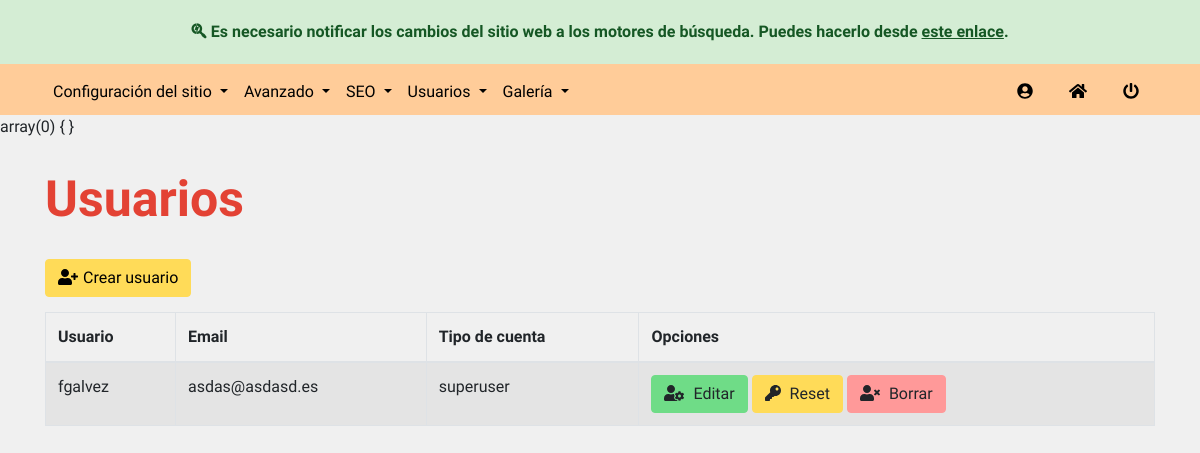
The page /dashboard?page=manage-users (signed in) on the database as committed earlier.
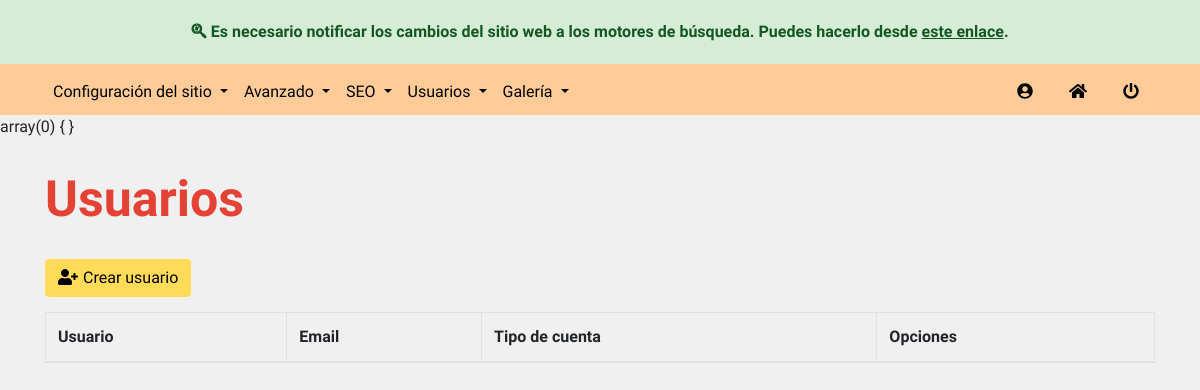
The same page on the database as committed later.
### tables this page shows
CREATE TABLE `users` (
  `id` int(4) NOT NULL,
  `username` varchar(255) DEFAULT NULL,
  `email` varchar(255) DEFAULT NULL,
  `passwd` varchar(255) NOT NULL,
  `firstname` varchar(255) DEFAULT NULL,
  `surname` varchar(255) DEFAULT NULL,
  `account_type` int(4) DEFAULT NULL,
  `account_enabled` tinyint(1) DEFAULT 1,
  `passwd_reset` tinyint(1) DEFAULT 0
);

CREATE TABLE `user_roles` (
  `id` int(4) NOT NULL,
  `role` varchar(50) NOT NULL,
  `permissions` bit(8) NOT NULL
);

### public_html/scripts/get_uri.php (called while the page is built, shortened)
<?php
    function GetBaseUri() {
        return (isset($_SERVER['HTTPS']) && $_SERVER['HTTPS'] === 'on' ? "https" : "http") . "://$_SERVER[HTTP_HOST]";
    }
?>

### connection.php (called while the page is built)
<?php
    $DSN = 'mysql:dbname=vigal;host=127.0.0.1;charset=utf8mb4';
    $DB_user = 'root';
    $DB_pass = '';
?>

### public_html/scripts/get_site_settings.php (called while the page is built, shortened)
<?php
    require_once $_SERVER["DOCUMENT_ROOT"]."/dashboard/scripts/check_url_direct_access.php";
    require_once $_SERVER["DOCUMENT_ROOT"].'/dashboard/scripts/database_connection.php';
    function getSiteSettings() {
        $conn = new DatabaseConnection();
        $res = $conn->query("select * from company_info");
        $res[8]["value_info"] = json_decode($res[8]["value_info"], true);
        $res[4]["value_info"] = json_decode($res[4]["value_info"], true);
        return $res;
    }
?>

### public_html/dashboard/scripts/database_connection.php (called while the page is built, shortened)
<?php
    class DatabaseConnection {
        function __construct() {
            require dirname($_SERVER["DOCUMENT_ROOT"], 1).'/connection.php';
            try {
                $this->conn = new PDO($DSN, $DB_user, $DB_pass);
            } catch (PDOException $e) {
                echo 'Connection error: ' . $e->getMessage();
            }
        }
        public function query($sql) {
            $res = array();
            $aux = $this->conn->query($sql);
            if (gettype($aux) == "object") {
                while ($rows = $aux->fetch(PDO::FETCH_ASSOC)) {
                    array_push($res, $rows);
                }
                return $res;
            } else {
                $this->num_rows = 0;
                return $aux;
            }
        }
    }
?>

### public_html/dashboard/scripts/check_permissions.php (called while the page is built, shortened)
<?php
    require_once $_SERVER["DOCUMENT_ROOT"]."/dashboard/scripts/check_url_direct_access.php";
    require_once $_SERVER["DOCUMENT_ROOT"].'/dashboard/scripts/database_connection.php';
    function HasPermission($permName) {
        $conn = new DatabaseConnection();
        $permissions = array
            (
              "manage_advancedSettings" =>  "10000000",
              "manage_gallery" =>  "01000000",
              "manage_companySettings" =>  "00100000",
              "manage_services" =>  "00010000",
              "manage_users" =>  "00001000",
              "manage_siteSettings" =>  "00000100",
              "manage_seoSettings" => "00000010",
              "standard_user" =>  "00000001"
            );
        $userPerm = 1;
        if ($permName != "no_user") {
            $sql = "select permissions from user_roles inner join users on users.account_type = user_roles.id where users.id = '".$_SESSION["userid"]."'";
            $res = $conn->query($sql);
            $userPerm = $res[0]["permissions"];
            return (($userPerm & bindec($permissions[$permName])) == bindec($permissions[$permName])) ? true : false;
        }
        return $userPerm;
    }
?>

### public_html/dashboard/index.php (the view, shortened to what this page needs)
<?php
    require_once $_SERVER["DOCUMENT_ROOT"]."/dashboard/scripts/check_permissions.php";
    require_once $_SERVER["DOCUMENT_ROOT"]."/dashboard/scripts/database_connection.php";
    require_once $_SERVER["DOCUMENT_ROOT"]."/scripts/get_uri.php";
    require_once $_SERVER["DOCUMENT_ROOT"]."/scripts/get_site_settings.php";
    $site_settings = getSiteSettings();
    $page = "";
    switch($_GET['page']) {
        case 'manage-users':
            $page = '/dashboard/admin/users/pages/manage_users.php';
            break;
    }
?>
<!DOCTYPE html>
<html>
<head>
    <link rel="stylesheet" href="<?=GetBaseUri()?>/includes/bootstrap/css/bootstrap.min.css">
    <link rel="stylesheet" href="<?=GetBaseUri()?>/includes/fonts/fontawesome-all.min.css">
    <link rel="stylesheet" href="<?=GetBaseUri()?>/includes/css/gallery.css">
    <link rel="stylesheet" href="<?=GetBaseUri()?>/includes/css/styles.css">
    <link rel="stylesheet" href="<?=GetBaseUri()?>/includes/summernote/summernote-bs4.min.css" />
</head>
<body class="d-flex">
    <?php
    if ($site_settings[13]["value_info"] == "true" && HasPermission("manage_seoSettings")) {
        include $_SERVER["DOCUMENT_ROOT"]."/snippets/seo_message.php";
    }
    ?>
    <nav class="nav-solid navbar navbar-expand-lg navigation-clean">
        <div class="container">
            <div class="collapse navbar-collapse" id="navcol-1">
                <ul class="navbar-nav mr-auto mt-2 mt-lg-0">
                    <?php if (HasPermission("manage_siteSettings")): ?>
                        <li class="nav-item dropdown">
                            <a data-toggle="dropdown" class="dropdown-toggle nav-link" href="#">
                                Configuración del sitio
                            </a>
                        </li>
                        <?php if (HasPermission("manage_advancedSettings")): ?>
                        <li class="nav-item dropdown">
                            <a data-toggle="dropdown" class="dropdown-toggle nav-link" href="#">
                                Avanzado
                            </a>
                        </li>
                        <?php endif; ?>
                    <?php endif; ?>
                    <?php if (HasPermission("manage_seoSettings")): ?>
                        <li class="nav-item dropdown">
                            <a data-toggle="dropdown" class="dropdown-toggle nav-link" href="#">
                                SEO
                            </a>
                        </li>
                        <?php if (HasPermission("manage_users")): ?>
                        <li class="nav-item dropdown">
                            <a data-toggle="dropdown" class="dropdown-toggle nav-link" href="#">
                                Usuarios
                            </a>
                        </li>
                        <?php endif; ?>
                    <?php endif; ?>
                    <li class='nav-item dropdown'>
                        <a data-toggle='dropdown' class='dropdown-toggle nav-link' href='#'>
                            Galería
                        </a>
                    </li>
                </ul>
                <div style="display: block;">
                    <a class="nav-link" href="<?=GetBaseUri()?>/dashboard?page=user-profile"><i class="fas fa-user-circle"></i></a>
                    <a class="nav-link" href="<?=GetBaseUri()?>"><i class="fas fa-home"></i></a>
                    <a class="nav-link" href="<?=GetBaseUri()?>/scripts/logout.php"><i class="fas fa-power-off"></i></a>
        </nav>
        <div class="wrapper">
        <div id="content">
            <div>
                <?php include $_SERVER["DOCUMENT_ROOT"].$page?>
            </div>
</body>
</html>

### public_html/snippets/seo_message.php (shortened to what this page needs)
<div class="seo-warning">
<i class="i-margin fab fa-searchengin"></i>Es necesario notificar los cambios del sitio web a los motores de búsqueda. Puedes hacerlo desde <a href="<?=GetBaseUri()."/dashboard?page=seo-notify"?>"><u>este enlace</u></a>.
</div>

### public_html/dashboard/admin/users/pages/manage_users.php (shortened to what this page needs)
<?php
    require_once $_SERVER["DOCUMENT_ROOT"].'/dashboard/scripts/check_permissions.php';
    $users = array();
    echo var_dump($users);
    if ($_SESSION["account_type"] != "superuser") {
        $sql = "select users.id, username, email, role from users inner join user_roles on users.account_type = user_roles.id where role != 'superuser'";
    } else {
        $sql = "select users.id, username, email, role from users inner join user_roles on users.account_type = user_roles.id";
    }
    if ($res = $conn->query($sql)) {
      foreach ($res as $item) {
        array_push($users, array (
            "id" => $item["id"],
            "username" => $item["username"],
            "email" => $item["email"],
            "account_type" => $item["role"]
        ));
      }
    }
?>
</div>
</div>
<div class="container settings-container">
    <h1 class="title">Usuarios</h1>
    <button type="button" id="create-user" class="btn my-button" style="margin-bottom: 15px;"><i class="i-margin fas fa-user-plus"></i>Crear usuario</button>
  <?php if (count($users) > 0): ?>
    <div class="table-responsive">
        <table id="example" class="table table-striped table-bordered" cellspacing="0" width="100%">
            <thead>
                <tr>
                    <th>Usuario</th>
                    <th>Email</th>
                    <th>Tipo de cuenta</th>
                    <th>Opciones</th>
                </tr>
            </thead>
            <tbody>
                <?php
                foreach ($users as $item) {
                    if ($_SESSION["userid"] != $item["id"]) {
                        echo '<tr>';
                        echo '<td class="username">'.$item['username'].'</td>';
                        echo '<td>'.$item['email'].'</td>';
                        echo '<td>'.$item['account_type'].'</td>';
                        echo '<td><div>';
                        echo '<a class="btn my-button-3 user-edit" userid="'.$item['id'].'">
                                <i class="i-margin fas fa-user-cog"></i>
                                Editar
                            </a>
                            <a class="btn my-button user-reset" email="'.$item['email'].'">
                                <i class="i-margin fas fa-key"></i>
                                Reset
                            </a>
                            <a class="btn my-button-2 user-delete" userid="'.$item['id'].'">
                                <i class="i-margin fas fa-user-times"></i>
                                Borrar
                            </a>';
                        echo '</div></td>';
                        echo '</tr>';
                        }
                    }
                ?>
            </tbody>
        </table>
    </div>
</div>
<?php else: ?>
  <p style="font-size: 20px; text-align: center; margin-top: 50px;">NO HAY RESULTADOS</p>
<?php endif; ?>

### public_html/includes/css/styles.css (style rules this page uses)
:root { --navbar-main-color: #ffcc99; --navbar-link-hover-color: #F08000; --footer-main-color: #36454F; --footer-link-hover-color: #ffcc99; --body-background-color: #f0f0f0; --navbar-text-color: black ; --title-color: #E34234; --button-main-color: #FFDB58; --button-hover-bg-color: #F3E5AB; --button-hover-text-color: rgb(37, 37, 37); --button-text-color: black; --navigation-button-text-color: white; --button-2-main-color: #ff9999; --button-2-hover-bg-color: #ffcccc; --button-3-main-color: #6fdc87; --button-3-hover-bg-color: #98e6a9; --div-bg-color-1: #e6e6e6; --div-bg-color-2: #f2f2f2; --custom-checkbox-bg-selected: #ffcc99; --pagination-main-color: #ffb162; }
.my-button { color: var(--button-text-color); background-color: var(--button-main-color) !important; border: 1px solid var(--button-main-color) !important; }
.i-margin { margin-right: 5px !important; }
.navbar { color: var(--navbar-text-color) !important; }
body { background-color: var(--body-background-color); min-height: 100vh !important; margin: 0; font-family: 'Quicksand'; display: flex; flex-direction: column; }
body a { color: var(--navbar-link-color) !important; }
.nav-link { display: inline-block !important; position: relative !important; color: var(--navbar-text-color); padding-bottom: 3px !important; }
.nav-solid { background-color: var(--navbar-main-color) !important; transition: background-color 200ms linear !important; }
ul { list-style-type: none; padding-left: 0; }
@media (min-width: 991px) { h1.title { color: var(--title-color); font-size: 50px !important; text-align: left !important; margin-bottom: 30px !important; font-weight: bold !important; } }
.settings-container { margin-top: 30px; margin-bottom: 70px; }
.seo-warning { font-weight: bold; padding-top: 20px; padding-bottom: 20px; text-align: center; font-size: 16px; background-color: #D4EDD4; color: #155724; }
.seo-warning i { margin-right: 5px; }
.my-button-2 { color: var(--button-text-color); background-color: var(--button-2-main-color) !important; border: 1px solid var(--button-2-main-color) !important; }
.my-button-3 { color: var(--button-text-color); background-color: var(--button-3-main-color) !important; border: 1px solid var(--button-3-main-color) !important; }

Rows that differ between the two databases and show on the page:
removed users: username "fgalvez", email "asdas@asdasd.es", account_type.role "superuser"
